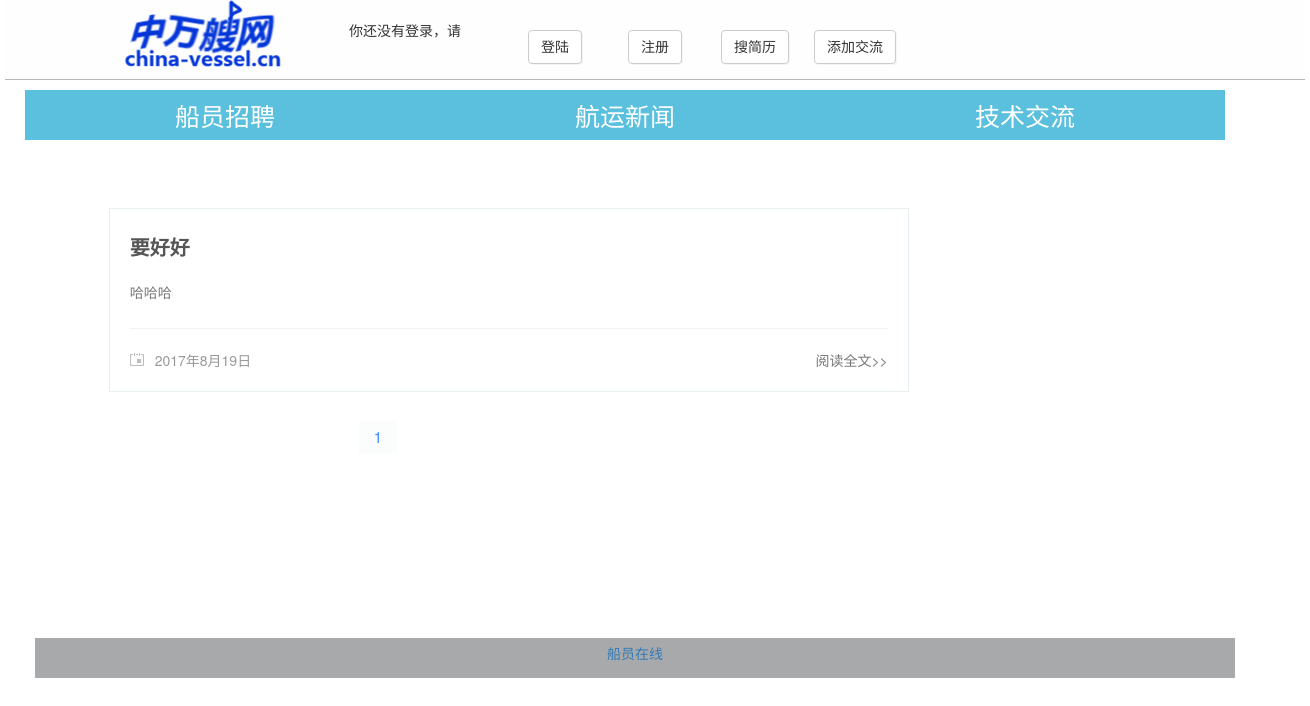
The page /archive/2017/8 on the database its author committed.
### shipmanager/models.py (models this page shows, shortened)
class Article(models.Model):
    objects = ArticleManage()
    title = models.CharField('标题', max_length=70)
    body = models.TextField(' 正文')
    created_time = models.DateTimeField('创建时间', null=True, auto_now_add=True)
    last_modified_time = models.DateTimeField('修改时间',auto_now_add=True)
    status = models.CharField('文章状态', max_length=1)
    abstract = models.CharField('摘要', max_length=54, blank=True, null=True, help_text="可选，如若为空将摘取正文的前54个字符")
    class Meta:
        ordering = ['-last_modified_time']

### shipmanager/views.py (the view)
# urls.py: url(r'^archive/(?P<year>\d+)/(?P<month>\d+)$', views.ArchiveView.as_view(), name='archive'),
class ArchiveView(ListView):
    template_name = "news/news_list.html"
    context_object_name = "article_list"
    def get_queryset(self):  # 接收从url传递的year和month参数，转为int类型
        year = int(self.kwargs['year'])
        month = int(self.kwargs['month'])  # 按照year和month过滤文章
        article_list = Article.objects.filter(created_time__year=year, created_time__month=month)
        for article in article_list:
            article.body = markdown2.markdown(article.body, extras=['fenced-code-blocks'], )
        return article_list
    def get_context_data(self, **kwargs):
        return super(ArchiveView, self).get_context_data(**kwargs)

### shipmanager/templatetags/paginate_tags.py (called while the page is built)
def get_right(current_page, right, num_pages):
    if current_page == num_pages:
        return []
    return [i + 1 for i in range(current_page, current_page + right - 1)
            if i < num_pages - 1]

### templates/news/news_list.html (shortened to what this page needs)
{% extends 'base.html' %}
{% block content %}
<head>
</head>
<body>
<div class="container">
        <div class="row">
            <div class="col-lg-9">
                <div id="bd" class="wrp clear-fix">
                    <div id="main">
                        {% load paginate_tags %}
                        {% for article in article_list %}
                            <div class="post">
                                <div class="post-hd">
                                    <h1 class="title">
                                        <a href="{% url 'shipmanager:detail' article.pk %}">{{ article.title }}</a> </h1>
                                </div>
                                <div class="post-bd">
                                    <h5>{{ article.body |safe|truncatechars:40 }}</h5>
                                </div>
                                <div class="post-ft">
                                    <a href="{% url 'shipmanager:detail' article.id %}" class="more">阅读全文>></a>
                                    <i class="icon-date"></i>
                                    <span class="date">{{ article.last_modified_time|date:"Y年n月d日" }}</span>
                                </div>
                            </div>
                        {% endfor %}
                        {% include 'news/pagination.html' %}
                    </div>
                </div>
            </div>
            <div class="col-lg-3">
            </div>
        </div>
</div>
</body>
</html>
{% endblock %}

### rows shown on the page
Article: title "要好好", body "哈哈哈", last_modified_time "2017年8月19日"
